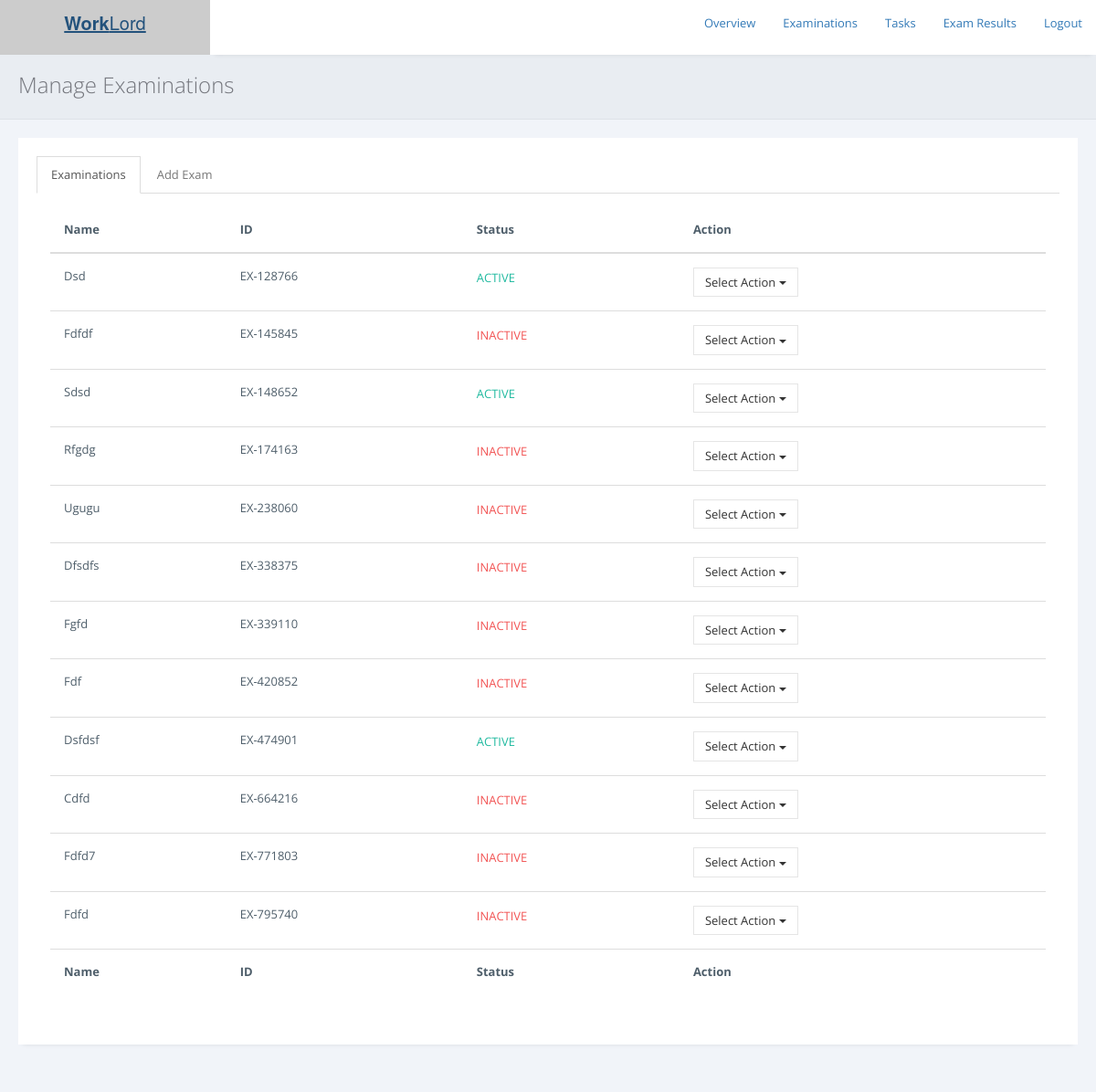
The page /exams/admin/examinations.php on the database as committed earlier.
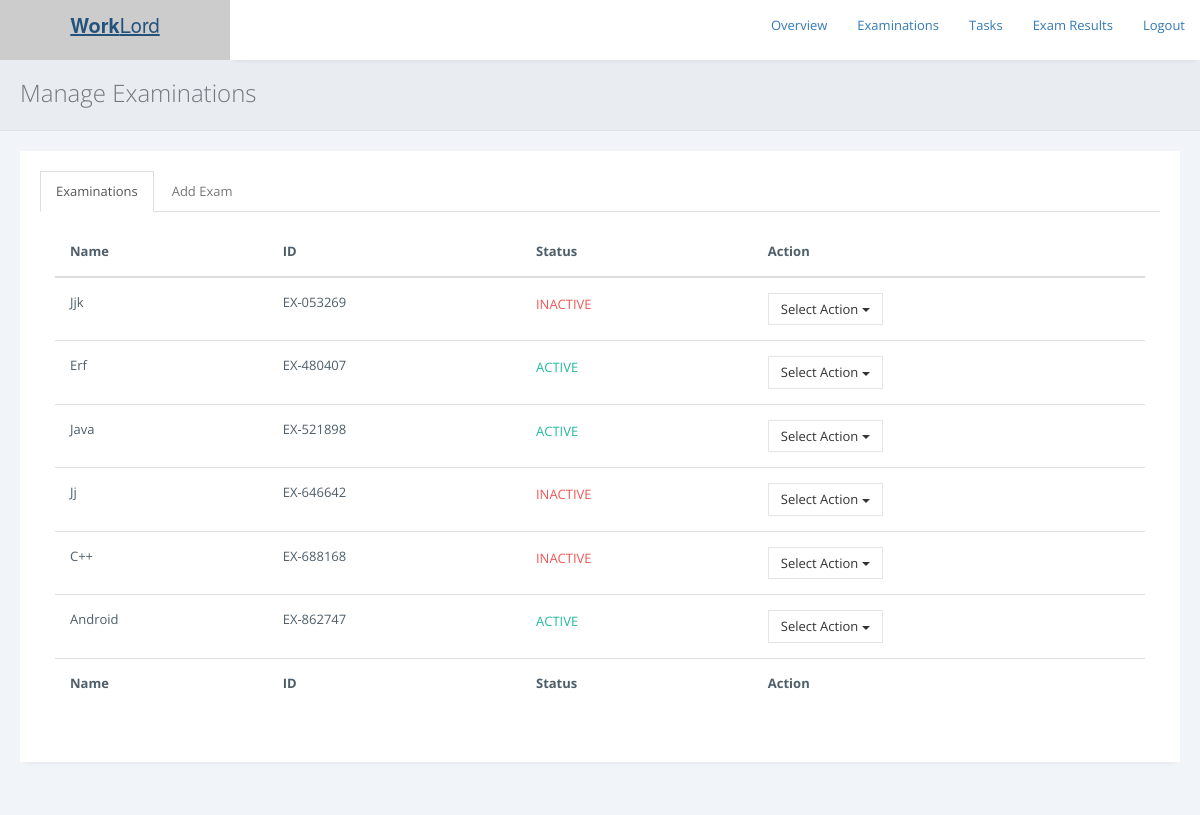
The same page on the database as committed later.
### tables this page shows
CREATE TABLE `examinations` (
  `exam_id` varchar(255) NOT NULL,
  `exam_name` varchar(255) NOT NULL,
  `duration` int(255) NOT NULL,
  `passmark` int(255) NOT NULL,
  `terms` longtext NOT NULL,
  `status` varchar(255) NOT NULL DEFAULT 'Inactive'
);

### exams/admin/examinations.php (the view, shortened to what the changed rows need)
<?php
include 'includes/check_reply.php';
?>
<!DOCTYPE html>
<html>
<head>
<link rel="stylesheet" href="https://cdnjs.cloudflare.com/ajax/libs/twitter-bootstrap/3.3.7/css/bootstrap.min.css">
<link rel="stylesheet" href="https://cdnjs.cloudflare.com/ajax/libs/font-awesome/4.7.0/css/font-awesome.min.css">
<link rel="stylesheet" href="https://cdnjs.cloudflare.com/ajax/libs/ionicons/2.0.1/css/ionicons.min.css">
<link rel="stylesheet" href="../../css/AdminLTE.min.css">
        <link href="../assets/plugins/pace-master/themes/blue/pace-theme-flash.css" rel="stylesheet"/>
        <link href="../assets/plugins/uniform/css/uniform.default.min.css" rel="stylesheet"/>
        <link href="../assets/plugins/bootstrap/css/bootstrap.min.css" rel="stylesheet" type="text/css"/>
        <link href="../assets/plugins/fontawesome/css/font-awesome.css" rel="stylesheet" type="text/css"/>
        <link href="../assets/plugins/line-icons/simple-line-icons.css" rel="stylesheet" type="text/css"/>
        <link href="../assets/plugins/offcanvasmenueffects/css/menu_cornerbox.css" rel="stylesheet" type="text/css"/>
        <link href="../assets/plugins/waves/waves.min.css" rel="stylesheet" type="text/css"/>
        <link href="../assets/plugins/switchery/switchery.min.css" rel="stylesheet" type="text/css"/>
        <link href="../assets/plugins/3d-bold-navigation/css/style.css" rel="stylesheet" type="text/css"/>
        <link href="../assets/plugins/slidepushmenus/css/component.css" rel="stylesheet" type="text/css"/>
        <link href="../assets/plugins/datatables/css/jquery.datatables.min.css" rel="stylesheet" type="text/css"/>
        <link href="../assets/plugins/datatables/css/jquery.datatables_themeroller.css" rel="stylesheet" type="text/css"/>
        <link href="../assets/plugins/x-editable/bootstrap3-editable/css/bootstrap-editable.css" rel="stylesheet" type="text/css">
        <link href="../assets/plugins/bootstrap-datepicker/css/datepicker3.css" rel="stylesheet" type="text/css"/>
		<link href="../assets/plugins/select2/css/select2.min.css" rel="stylesheet" type="text/css"/>
        <link href="../assets/css/modern.min.css" rel="stylesheet" type="text/css"/>
        <link href="../assets/css/themes/green.css" class="theme-color" rel="stylesheet" type="text/css"/>
        <link href="../assets/css/custom.css" rel="stylesheet" type="text/css"/>
        <link href="../assets/css/snack.css" rel="stylesheet" type="text/css"/>
        <link href="../assets/plugins/summernote-master/summernote.css" rel="stylesheet" type="text/css"/>
        <link href="../assets/plugins/bootstrap-datepicker/css/datepicker3.css" rel="stylesheet" type="text/css"/>
        <link href="../assets/plugins/bootstrap-colorpicker/css/colorpicker.css" rel="stylesheet" type="text/css"/>
        <link href="../assets/plugins/bootstrap-tagsinput/bootstrap-tagsinput.css" rel="stylesheet" type="text/css"/>
        <link href="../assets/plugins/bootstrap-timepicker/css/bootstrap-timepicker.min.css" rel="stylesheet" type="text/css"/>
    </head>
    <body <?php if ($ms == "1") { print 'onload="myFunction()"'; } ?>  >
        <main class="content-wrap">
            <div class="page-inner">
                <div id="main-wrapper">
                    <div class="row">
                        <div class="col-md-12">
						<div class="row">
                            <div class="col-md-12">
                                <div class="panel panel-white">
                                    <div class="panel-body">
                                        <div role="tabpanel">
                                            <div class="tab-content">
                                                <div role="tabpanel" class="tab-pane active fade in" id="tab5">
                                           <div class="table-responsive">
										   <?php
										   include '../../db.php';
										   $sql = "SELECT * FROM examinations";
                                           $result = $conn->query($sql);
                                           if ($result->num_rows > 0) {
										print '
										<table id="example" class="display table" style="width: 100%; cellspacing: 0;">
                                        <thead>
                                            <tr>
                                                <th>Name</th>
                                                <th>ID</th>
												<th>Status</th>
                                                <th>Action</th>
                                            </tr>
                                        </thead>
                                        <tfoot>
                                            <tr>
                                                <th>Name</th>
                                                <th>ID</th>
												<th>Status</th>
                                                <th>Action</th>
                                            </tr>
                                        </tfoot>
                                        <tbody>';
                                           while($row = $result->fetch_assoc()) {
											   $status = $row['status'];
											   if ($status == "Active") {
											   $st = '<p class="text-success">ACTIVE</p>';
											   $stl = '<a href="pages/make_ex_in.php?id='.$row['exam_id'].'">Make Inactive</a>';
											   }else{
											   $st = '<p class="text-danger">INACTIVE</p>';
                                               $stl = '<a href="pages/make_ex_ac.php?id='.$row['exam_id'].'">Make Active</a>';
											   }
                                          print '
										       <tr>
                                                <td>'.$row['exam_name'].'</td>
												<td>'.$row['exam_id'].'</td>
												<td>'.$st.'</td>
                                                <td><div class="btn-group" role="group">
                                                <button type="button" class="btn btn-default dropdown-toggle" data-toggle="dropdown" aria-expanded="false">
                                                    Select Action
                                                    <span class="caret"></span>
                                                </button>
                                                <ul class="dropdown-menu" role="menu">
                                                    <li>'.$stl.'</li>
													<li><a href="edit-exam.php?eid='.$row['exam_id'].'">Edit Exam</a></li>
													<li><a href="view-questions.php?eid='.$row['exam_id'].'">View Questions</a></li>
													<li><a href="add-questions.php?eid='.$row['exam_id'].'">Add Questions</a></li>
                                                    <li><a'; ?> onclick = "return confirm('Drop <?php echo $row['exam_name']; ?> ?')" <?php print ' href="pages/drop_ex.php?id='.$row['exam_id'].'">Drop Exam</a></li>
                                                </ul>
                                            </div></td>
                                            </tr>';
                                           }
										   print '
									   </tbody>
                                       </table>  ';
                                            } else {
											print '
												<div class="alert alert-info" role="alert">
                                        Nothing was found in database.
                                    </div>';
                                           }
										   ?>
                                    </div>
                                                </div>
                                            </div>
                                        </div>
                                    </div>
                                </div>
                            </div>
                        </div>
                        </div>
                    </div>
                </div>
            </div>
        </main>
    </body>
</html>

Rows that differ between the two databases and show on the page:
removed examinations: exam_name "Dsd", exam_id "EX-128766", status "ACTIVE"
removed examinations: exam_name "Fdfdf", exam_id "EX-145845", status "INACTIVE"
removed examinations: exam_name "Sdsd", exam_id "EX-148652", status "ACTIVE"
removed examinations: exam_name "Rfgdg", exam_id "EX-174163", status "INACTIVE"
removed examinations: exam_name "Ugugu", exam_id "EX-238060", status "INACTIVE"
removed examinations: exam_name "Dfsdfs", exam_id "EX-338375", status "INACTIVE"
removed examinations: exam_name "Fgfd", exam_id "EX-339110", status "INACTIVE"
removed examinations: exam_name "Fdf", exam_id "EX-420852", status "INACTIVE"
removed examinations: exam_name "Dsfdsf", exam_id "EX-474901", status "ACTIVE"
removed examinations: exam_name "Cdfd", exam_id "EX-664216", status "INACTIVE"
removed examinations: exam_name "Fdfd7", exam_id "EX-771803", status "INACTIVE"
removed examinations: exam_name "Fdfd", exam_id "EX-795740", status "INACTIVE"
added examinations: exam_name "Jjk", exam_id "EX-053269", status "INACTIVE"
added examinations: exam_name "Erf", exam_id "EX-480407", status "ACTIVE"
added examinations: exam_name "Java", exam_id "EX-521898", status "ACTIVE"
added examinations: exam_name "Jj", exam_id "EX-646642", status "INACTIVE"
added examinations: exam_name "C++", exam_id "EX-688168", status "INACTIVE"
added examinations: exam_name "Android", exam_id "EX-862747", status "ACTIVE"
